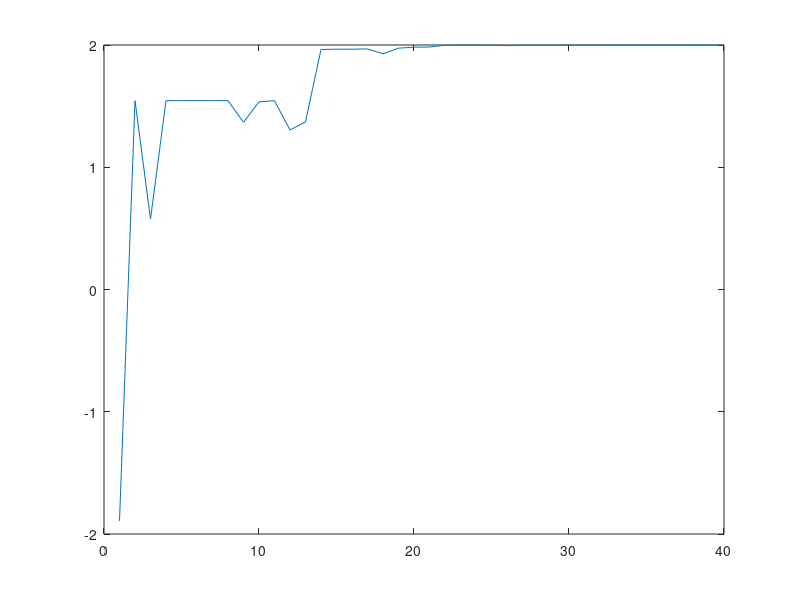

MATLAB code to generate this figure:
clc;
clear all;
close all;

cr=0.5;
f=0.8;

p=rand(10,2)*2*pi-pi;
p(:,3)=sin(p(:,1))+cos(p(:,2));

for i=1:40
    for j=1:10
        rval=randperm(10,3);
        p(11,1:2)=(p(rval(1),1:2)-p(rval(2),1:2))*f+p(rval(3),1:2);
        if p(11,1)< -pi || p(11,1)>pi
            p(11,1)=-pi;
        end
        if p(11,2)< -pi || p(11,2)>pi
            p(11,2)=pi;
        end
        for k=1:2
            randcr=rand;
            if randcr<=cr
                p(12,k)=p(j,k);
            else
                p(12,k)=p(11,k);
            end
        end
        p(12,3)=sin(p(12,1))+cos(p(12,2));
        if p(12,3)>p(j,3)
            p(j,:)=p(12,:);
        end
    end
    q(i)=p(12,3);
end
plot(q);